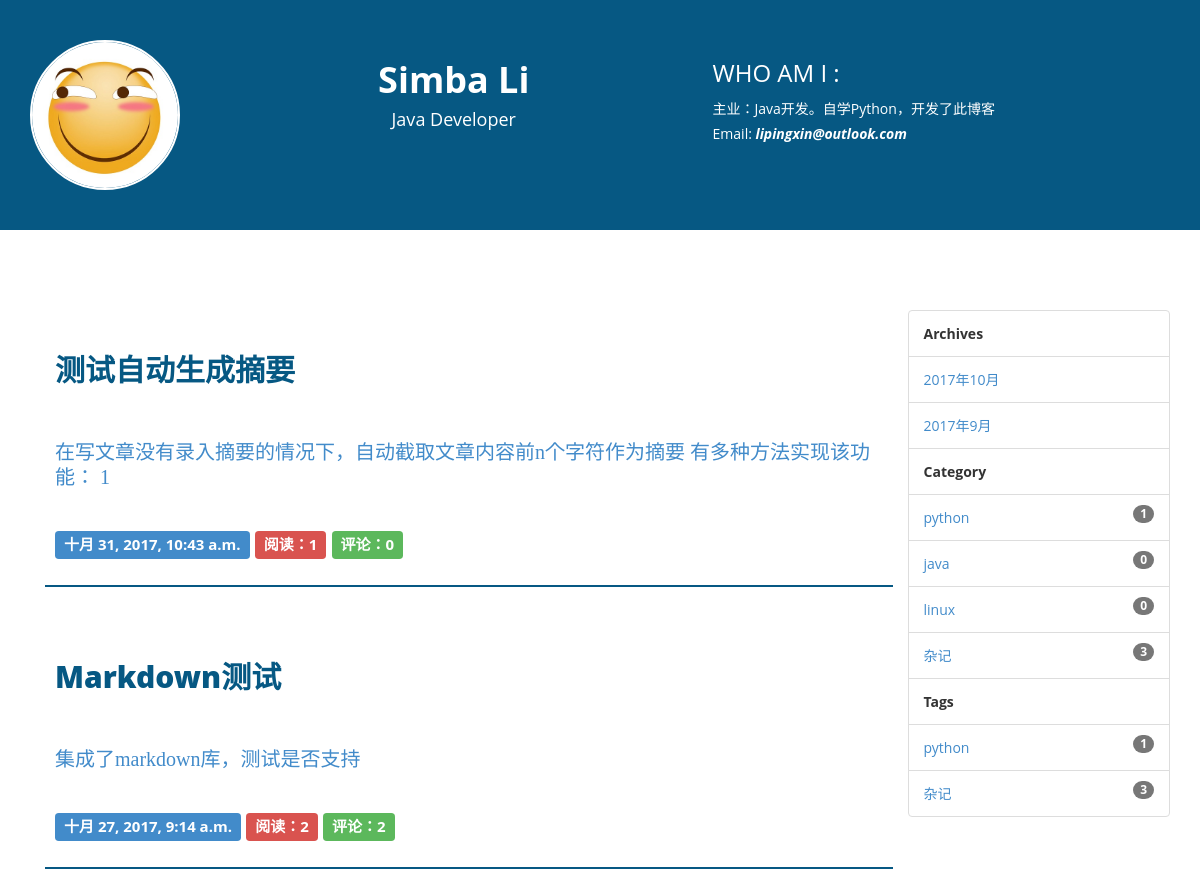
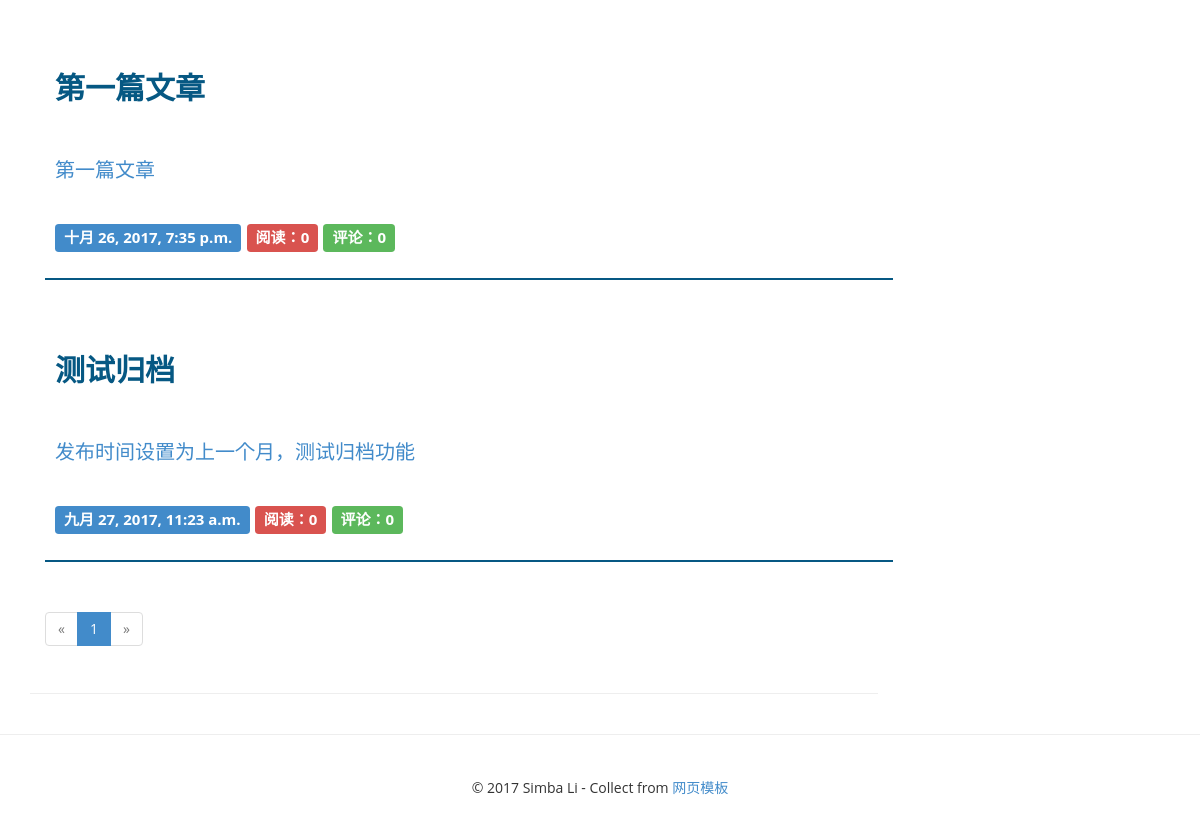
/, run on an earlier commit of the app's database (2 pictures, top to bottom).
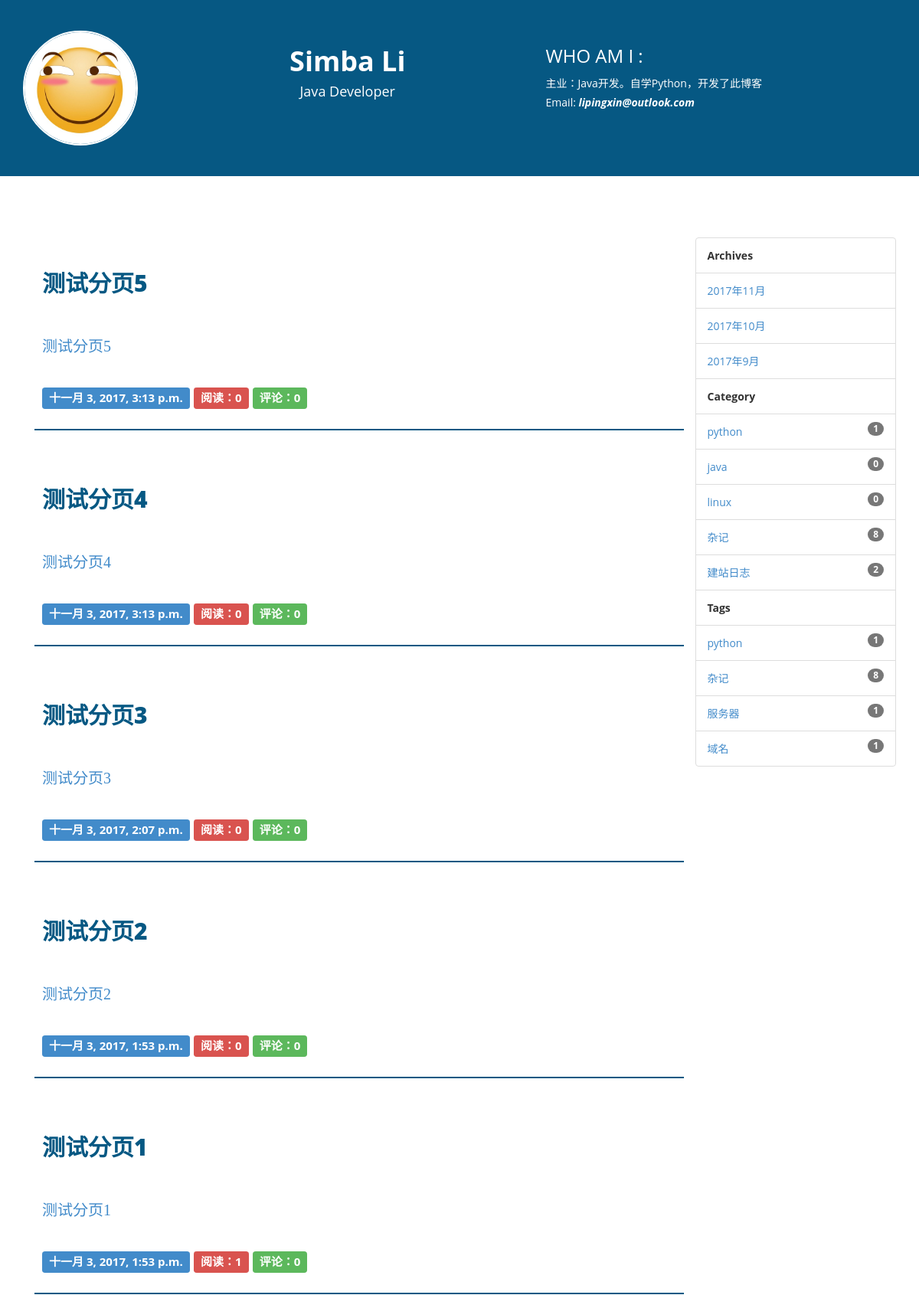
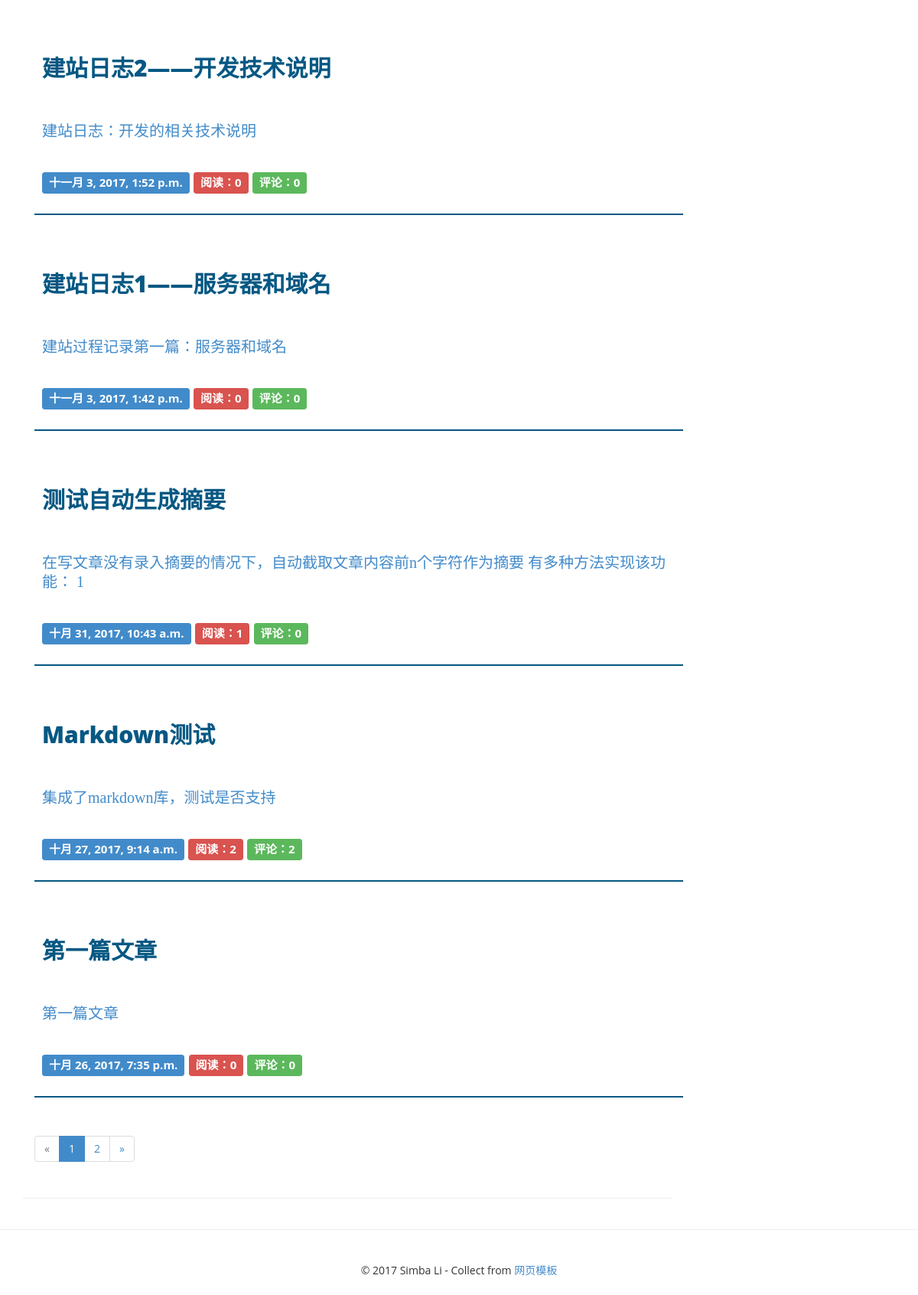
And on a later commit of the database (2 pictures, top to bottom).
### blog/models.py (models this page shows, shortened)
class Post(models.Model):
    title = models.CharField(max_length=70)
    body = models.TextField()
    create_time = models.DateTimeField(auto_now_add=True)
    modified_time = models.DateTimeField(auto_now=True)
    excerpt = models.CharField(max_length=200, blank=True)
    category = models.ForeignKey(Category)
    tags = models.ManyToManyField(Tag, blank=True)
    author = models.ForeignKey(User)
    is_delete = models.IntegerField(default=1)
    views = models.PositiveIntegerField(default=0)
    def get_absolute_url(self):
        return reverse('blog:detail', kwargs={'pk': self.pk})
    class Meta:
        ordering = ['-create_time']

class Category(models.Model):
    name = models.CharField(max_length=100)

class Tag(models.Model):
    name = models.CharField(max_length=50)

### blog/views.py (the view)
# urls.py: url(r'^$', views.index, name='index'),
def index(request):
    all_posts = Post.objects.all()
    return posts_paginator(all_posts, request)

### blog/templatetags/blog_tags.py (called while the page is built)
@register.simple_tag()
def archives():
    return Post.objects.dates('create_time', 'month', order='DESC')

@register.simple_tag()
def get_categories():
    return Category.objects.all()

@register.filter
def get_excerpt(excerpt, body):
    if not excerpt:
        md = markdown.Markdown(extensions=[
            'markdown.extensions.extra',
            'markdown.extensions.codehilite',
        ])
        auto_excerpt = strip_tags(md.convert(body))[:54]
        return auto_excerpt
    else:
        return excerpt

@register.simple_tag()
def get_tags():
    return Tag.objects.annotate(num_post=Count('post'))

### blog/views.py (called while the page is built)
def posts_paginator(all_posts, request):
    paginator = Paginator(all_posts, 10)
    page = request.GET.get('page')
    try:
        page = int(page) if page else 1
    except TypeError:
        page = 1
    try:
        posts = paginator.page(page)
    except PageNotAnInteger:
        posts = paginator.page(1)
    except EmptyPage:  # 如果页码太大，没有相应的记录
        posts = paginator.page(paginator.num_pages)  # 取最后一页的记录
    page_data = get_page_data(paginator.num_pages, page)
    return render(request, 'blog/index.html', context={'posts': posts, 'page': page_data})

### templates/blog/index.html (shortened to what this page needs)
{% extends 'layout.html' %}
{% block main %}
{% load blog_tags %}
<section>
    <div class="container">
        <div class="row">
            <div class="col-md-9">
                {% for post in posts.object_list %}
                <div class="blog-main">
                    <a href="{{ post.get_absolute_url }}">
                        <div class="heading-blog">
                            {{ post.title }}
                        </div>
                    </a>
                    <a href="{{ post.get_absolute_url }}">
                        <div class="blog-txt">
                            {{ post.excerpt | get_excerpt:post.body }}
                        </div>
                    </a>
                    <div class="blog-info">
                        <span class="label label-primary">{{ post.create_time }}</span>
                        <span class="label label-danger">阅读：{{ post.views }}</span>
                        <span class="label label-success">评论：{{ post.comments_set.count }}</span>
                    </div>
                </div>
                {% empty %}
                    <div>还没有发布的文章</div>
                {% endfor %}
                <nav>
                    <ul class="pagination">
                        <li {% if not page.pre_button %} class="disabled" {% endif %}>
                            <a {% if page.pre_button %} href="?page={{ page.pre_page_number }}" {% endif %}>
                                <span aria-hidden="true">&laquo;</span>
                            </a>
                        </li>
                        {% if page.left_page_numbers %}
                            {% for page_number in page.left_page_numbers %}
                                <li {% if page.current_page == page_number %} class="active" {% endif %}>
                                    <a href="?page={{ page_number }}">
                                        {{ page_number }}
                                    </a>
                                </li>
                            {% endfor %}
                        {% endif %}
                        <li {% if not page.next_button %} class="disabled" {% endif %}>
                            <a {% if page.next_button %} href="?page={{ page.next_page_number }}" {% endif %}>
                                <span aria-hidden="true">&raquo;</span>
                            </a>
                        </li>
                    </ul>
                </nav>
            </div>
        </div>
    </div>
</section>
<hr/>
{% endblock main %}

### templates/layout.html (shortened to what this page needs)
{% load staticfiles %}
{% load blog_tags %}
<!DOCTYPE html>
<html xmlns="http://www.w3.org/1999/xhtml">
<head>
    <link href="{% static 'blog/css/bootstrap.css' %}" rel="stylesheet"/>
    <link href="{% static 'blog/css/font-awesome.css' %}" rel="stylesheet"/>
    <link href="{% static 'blog/css/style.css' %}" rel="stylesheet"/>
    <link href="{% static 'blog/css/highlights/github.css' %}" rel="stylesheet">
</head>
<body>
<section class="header-section">
    <div class="container">
        <div class="row">
            <div class="col-md-2">
                <a href="{% url 'blog:index' %}">
                    <img src="{% static 'blog/img/headimage.jpg' %}" class="img-circle img-responsive"/>
                </a>
            </div>
            <div class="col-md-5 text-center">
                <h1><strong>Simba Li </strong></h1>
                <h4>Java Developer</h4>
            </div>
            <div class="col-md-5">
                <h3>WHO AM I :</h3>
                主业：Java开发。自学Python，开发了此博客
                <br />
                Email: <i><strong>lipingxin@outlook.com</strong></i>
            </div>
        </div>
    </div>
</section>
<section>
    <div class="container">
        <div class="row">
            <div class="col-md-2 spon-txt"></div>
        </div>
    </div>
</section>
<section>
    <div class="container">
        <div class="row">
            <div class="col-md-9">
            {% block main %}
            {% endblock main %}
            </div>
            <div class="col-md-3">
                <ul class="list-group">
                    <li class="list-group-item">
                        <strong>Archives</strong>
                    </li>
                    {% archives as date_list %}
                    {% for date in date_list %}
                        <li class="list-group-item">
                            <a href="{% url 'blog:archive' date.year date.month %}">
                                {{ date.year }}年{{ date.month }}月
                            </a>
                        </li>
                        {% empty %}
                        <li class="list-group-item">
                            <span class="badge">104</span>暂无归档
                        </li>
                    {% endfor %}
                    <li class="list-group-item">
                        <strong>Category</strong>
                    </li>
                    {% get_categories as categories %}
                    {% for category in categories %}
                        <li class="list-group-item">
                            <span class="badge">{{ category.post_set.count }}</span>
                            <a href="{% url 'blog:category' category.pk %}">
                                {{ category.name }}
                            </a>
                        </li>
                    {% endfor %}
                    <li class="list-group-item">
                        <strong>Tags</strong>
                    </li>
                    {% get_tags as tags %}
                    {% for tag in tags %}
                        <li class="list-group-item">
                            <span class="badge">{{ tag.num_post }}</span>
                            <a href="{% url 'blog:tag' tag.pk %}">
                                {{ tag.name }}
                            </a>
                        </li>
                    {% endfor %}
                </ul>
                <br/>
            </div>
        </div>
    </div>
</section>
<hr/>
<div class="container">
    <div class="row">
        <div class="col-md-12 text-center set-foot">
            &copy 2017 Simba Li - Collect from <a
                href="http://www.cssmoban.com/" title="网页模板" target="_blank">网页模板</a>
        </div>
    </div>
</div>
</body>
</html>

### blog/static/blog/css/style.css (style rules this page uses)
﻿ html, body { padding-top:0px; margin:0px; }
body { font-family: 'Open Sans', sans-serif; line-height:25px; font-size:14px; }
.header-section { background-color:#065883; color:#fff; padding:40px 5px; }
.header-section img { max-width:150px; border:2px solid #fff; }
.spon-txt { padding:40px 5px; font-size:25px; font-weight:800; }
.blog-main { padding:10px 5px; border-bottom:2px solid #065883; margin-bottom:30px; }
.heading-blog { font-size:30px; color:#065883; font-weight:800; padding:30px 5px; line-height:40px; }
.blog-info { padding:20px 5px; font-size:20px; font-weight:normal; }
.blog-txt { padding:20px 5px; font-family:Andalus ; font-size:20px; font-weight:normal; }
.set-foot { padding:20px 5px; }

What changed in the data, as far as the page shows it:
no longer on this page (row unchanged): Post: title "测试归档", excerpt|get_excerpt "发布时间设置为上一个月，测试归档功能", create_time "九月 27, 2017, 11:23 a.m.", views "0", comments_set.count "0"
added Post: title "测试分页5", excerpt|get_excerpt "测试分页5", create_time "十一月 3, 2017, 3:13 p.m.", views "0", comments_set.count "0"
added Post: title "测试分页4", excerpt|get_excerpt "测试分页4", create_time "十一月 3, 2017, 3:13 p.m.", views "0", comments_set.count "0"
added Post: title "测试分页3", excerpt|get_excerpt "测试分页3", create_time "十一月 3, 2017, 2:07 p.m.", views "0", comments_set.count "0"
added Post: title "测试分页2", excerpt|get_excerpt "测试分页2", create_time "十一月 3, 2017, 1:53 p.m.", views "0", comments_set.count "0"
added Post: title "测试分页1", excerpt|get_excerpt "测试分页1", create_time "十一月 3, 2017, 1:53 p.m.", views "1", comments_set.count "0"
added Post: title "建站日志2——开发技术说明", excerpt|get_excerpt "建站日志：开发的相关技术说明", create_time "十一月 3, 2017, 1:52 p.m.", views "0", comments_set.count "0"
added Post: title "建站日志1——服务器和域名", excerpt|get_excerpt "建站过程记录第一篇：服务器和域名", create_time "十一月 3, 2017, 1:42 p.m.", views "0", comments_set.count "0"
computed for Category "杂记": post_set.count "3" → "8"
added Category: post_set.count "2", name "建站日志"
computed for Tag "杂记": num_post "3" → "8"
added Tag: num_post "1", name "服务器"
added Tag: num_post "1", name "域名"
Also different on the page:
new list line: "2"
new list line: "2017 年 11 月"
